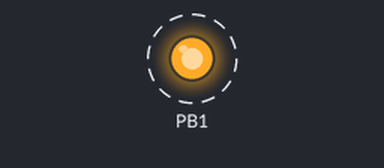
The program below on a simulated ATmega168, built with avr-gcc and emulated at 8 MHz. Parts: output pins drawn as LEDs (lit = HIGH). Dashed ring = blinking.

Above: at 0.5 s.
Timing chart, 0 to 4.6 s (numbered marks = the images above):
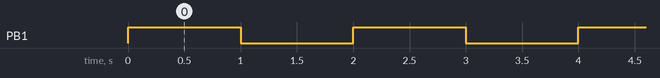

Measured:
- by itself, PB1: alternates HIGH for 1.0 s and LOW for 1.0 s

The program:

main.cpp
```cpp
/*
 * Prosjekt1.cpp
 *
 * Created: 09/10/2024 11:14:39
 * Author : Are-Laptop
 */

#define F_CPU 8000000UL
#include <avr/io.h>
#include <avr/interrupt.h>
#include <avr/sleep.h>
#include <util/delay.h>


int main(void)
{
	DDRB = (1 << PB1);

    while (1)
    {
		PORTB |= (1 << PB1);
		_delay_ms(1000);

		PORTB &= ~(1 << PB1);
		_delay_ms(1000);

    }
}
```
